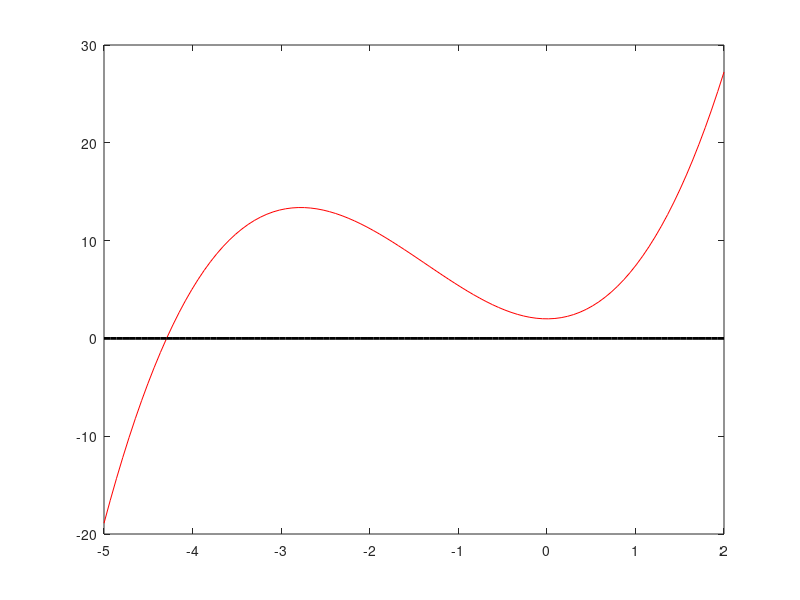

This chart was generated by the following MATLAB code: (Note: this script raises an error after producing the figure.)
% 6 es 1
clear all
close all
clc
f = @(x) sqrt(x.^2+1) + x.^3 + 4*x.^2 +1;
fd = @(x) x./sqrt(x.^2+1) + 3*x.^2 + 8*x;
xplot = linspace(-5,2);
figure(1)
plot(xplot,f(xplot),'r',xplot,0*xplot,'k','linewidth',2)
a = -5;
b = -2;
kmax = 100;
tol = 1.0e-07;
[xB,kB] = bisezione(f,a,b,kmax,tol)
x0 = (a+b)/2;
figure(2)
plot(xplot,f(xplot),'r',xplot,0*xplot,'k','linewidth',2)
[xN,kN] = newton(f,fd,x0,kmax,tol)
x0 = (a+b)/2;
x1 = -4;
figure(3)
plot(xplot,f(xplot),'r',xplot,0*xplot,'k','linewidth',2)
[xS,kS] = secanti(f,x0,x1,kmax,tol)
